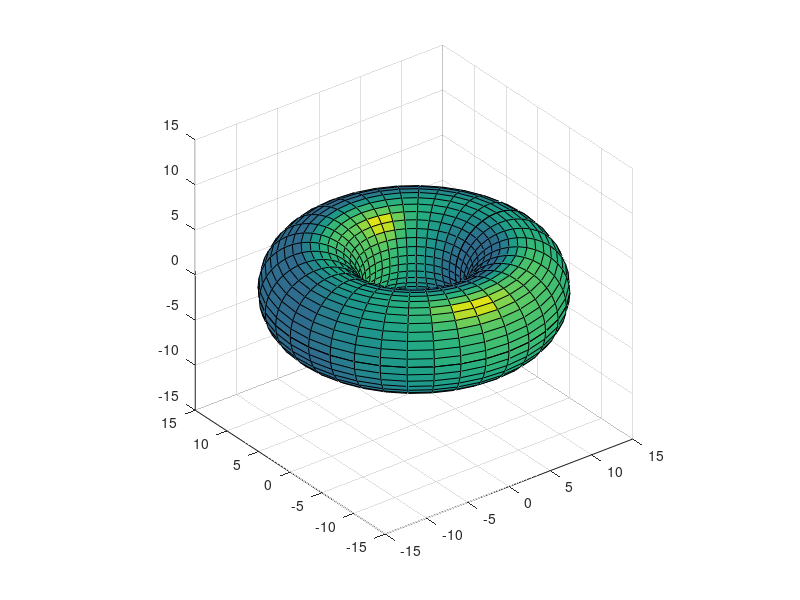

Recreate this plot in MATLAB.
     a=5;
     c=10;
     [u,v]=meshgrid(0:10:360);
     x=(c+a*cosd(v)).*cosd(u);
     y=(c+a*cosd(v)).*sind(u);
     z=a*sind(v);
     surfl(x,y,z)
     axis equal;